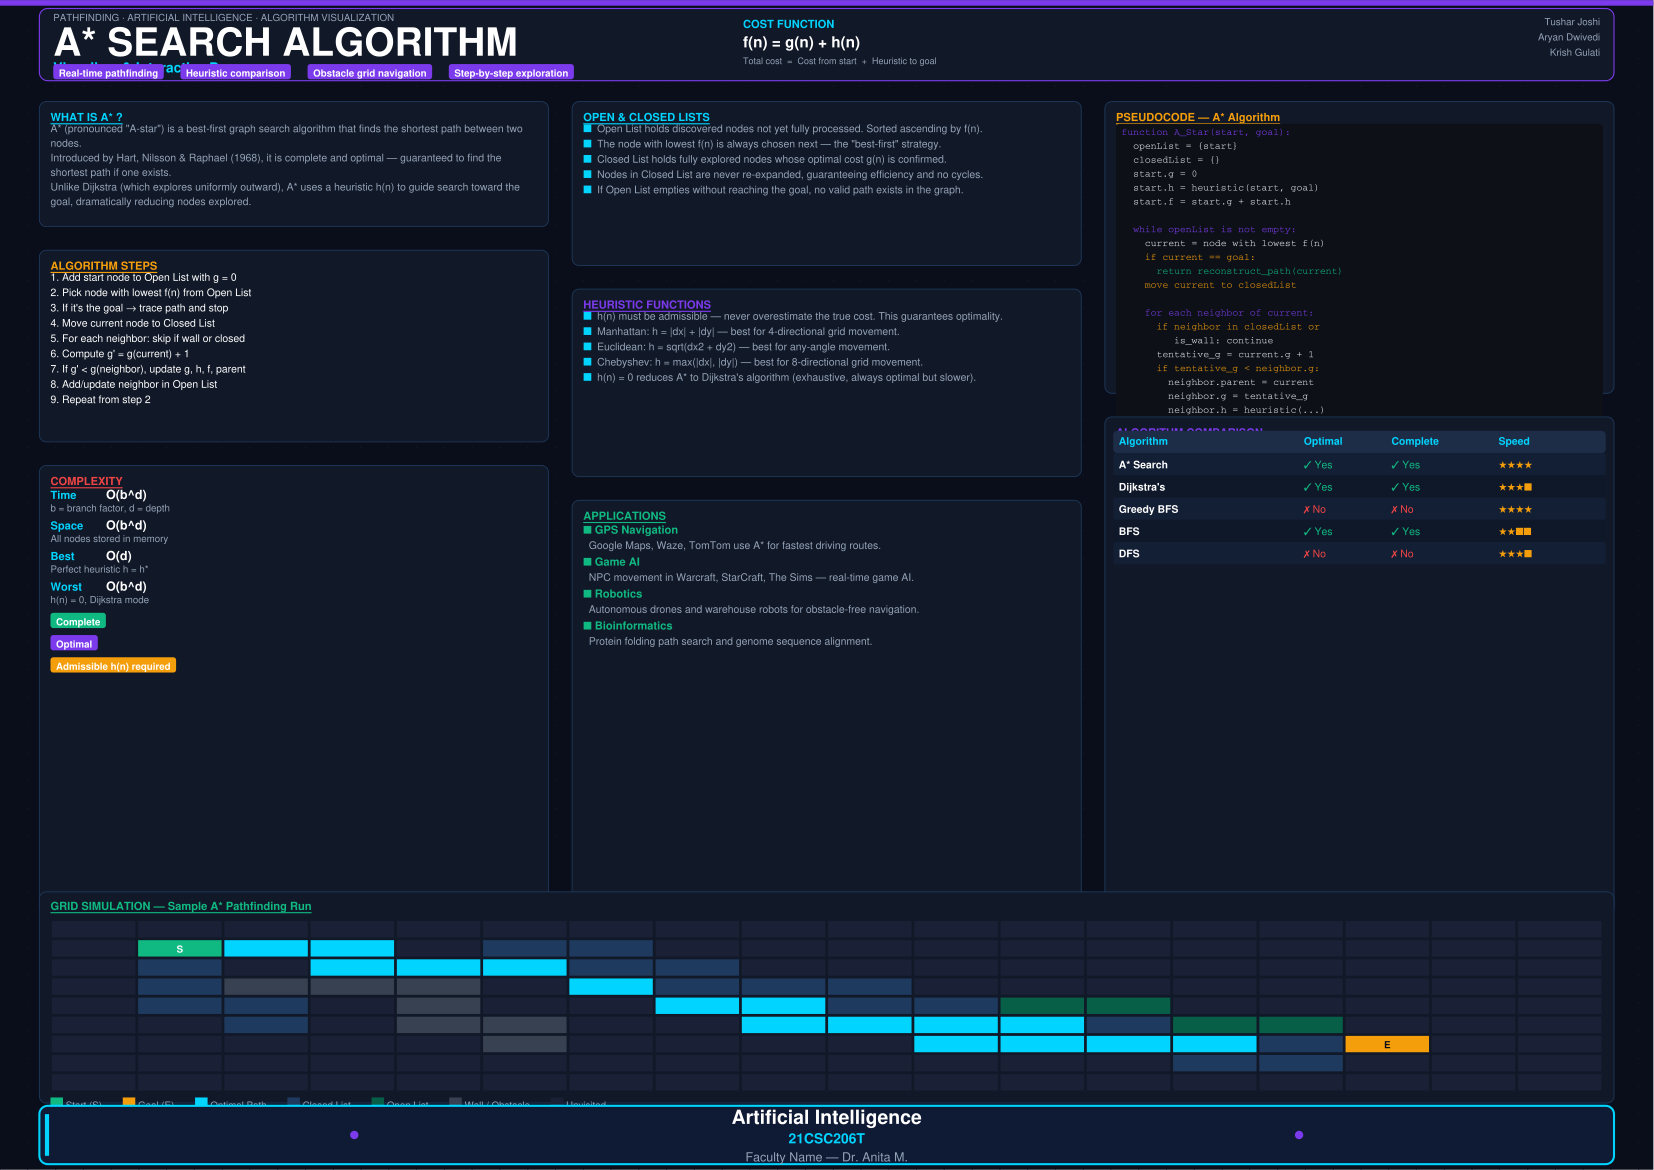

The script that saved this image:
from reportlab.lib.pagesizes import A3, landscape
from reportlab.lib import colors
from reportlab.lib.units import mm
from reportlab.pdfgen import canvas
from reportlab.lib.styles import getSampleStyleSheet, ParagraphStyle
from reportlab.platypus import Paragraph
from reportlab.lib.enums import TA_LEFT, TA_CENTER, TA_JUSTIFY
import math

# A3 landscape
PAGE_W, PAGE_H = landscape(A3)

# Color palette
BG_DARK    = colors.HexColor('#0a0e1a')
BG_MID     = colors.HexColor('#0f1629')
ACCENT1    = colors.HexColor('#00d4ff')   # cyan
ACCENT2    = colors.HexColor('#7c3aed')   # purple
ACCENT3    = colors.HexColor('#10b981')   # green
GOLD       = colors.HexColor('#f59e0b')   # amber
RED        = colors.HexColor('#ef4444')
WHITE      = colors.white
GRAY_LIGHT = colors.HexColor('#94a3b8')
GRAY_DIM   = colors.HexColor('#334155')
PANEL_BG   = colors.HexColor('#111827')
PANEL_BDR  = colors.HexColor('#1e3a5f')

def rounded_rect(c, x, y, w, h, r, fill_color=None, stroke_color=None, lw=1):
    c.saveState()
    if fill_color:
        c.setFillColor(fill_color)
    if stroke_color:
        c.setStrokeColor(stroke_color)
        c.setLineWidth(lw)
    p = c.beginPath()
    p.moveTo(x+r, y)
    p.lineTo(x+w-r, y)
    p.arcTo(x+w-2*r, y, x+w, y+2*r, -90, 90)
    p.lineTo(x+w, y+h-r)
    p.arcTo(x+w-2*r, y+h-2*r, x+w, y+h, 0, 90)
    p.lineTo(x+r, y+h)
    p.arcTo(x, y+h-2*r, x+2*r, y+h, 90, 90)
    p.lineTo(x, y+r)
    p.arcTo(x, y, x+2*r, y+2*r, 180, 90)
    p.close()
    if fill_color and stroke_color:
        c.drawPath(p, fill=1, stroke=1)
    elif fill_color:
        c.drawPath(p, fill=1, stroke=0)
    elif stroke_color:
        c.drawPath(p, fill=0, stroke=1)
    c.restoreState()

def label_tag(c, x, y, text, bg, fg=WHITE, fs=7):
    c.saveState()
    tw = c.stringWidth(text, 'Helvetica-Bold', fs)
    pad = 4
    rounded_rect(c, x, y-1, tw+pad*2, fs+4, 2, fill_color=bg)
    c.setFillColor(fg)
    c.setFont('Helvetica-Bold', fs)
    c.drawString(x+pad, y+1, text)
    c.restoreState()

def draw_grid_demo(c, gx, gy, gw, gh):
    """Draw a mini A* grid simulation."""
    cols, rows = 18, 9
    cw = gw / cols
    ch = gh / rows

    # Define grid: 0=empty, 1=wall, 2=closed, 3=open, 4=path, 5=start, 6=goal
    grid = [
        [0,0,0,0,0,0,0,0,0,0,0,0,0,0,0,0,0,0],
        [0,5,4,4,0,2,2,0,0,0,0,0,0,0,0,0,0,0],
        [0,2,0,4,4,4,2,2,0,0,0,0,0,0,0,0,0,0],
        [0,2,1,1,1,0,4,2,2,2,0,0,0,0,0,0,0,0],
        [0,2,2,0,1,0,0,4,4,2,2,3,3,0,0,0,0,0],
        [0,0,2,0,1,1,0,0,4,4,4,4,2,3,3,0,0,0],
        [0,0,0,0,0,1,0,0,0,0,4,4,4,4,2,6,0,0],
        [0,0,0,0,0,0,0,0,0,0,0,0,0,2,2,0,0,0],
        [0,0,0,0,0,0,0,0,0,0,0,0,0,0,0,0,0,0],
    ]

    color_map = {
        0: colors.HexColor('#1a2035'),  # unvisited
        1: colors.HexColor('#374151'),  # wall
        2: colors.HexColor('#1e3a5f'),  # closed
        3: colors.HexColor('#065f46'),  # open
        4: colors.HexColor('#00d4ff'),  # path
        5: colors.HexColor('#10b981'),  # start
        6: colors.HexColor('#f59e0b'),  # goal
    }

    for r in range(rows):
        for col in range(cols):
            val = grid[r][col]
            cx = gx + col * cw
            cy = gy + gh - (r+1)*ch
            pad = 1
            c.setFillColor(color_map[val])
            c.setStrokeColor(colors.HexColor('#0a0e1a'))
            c.setLineWidth(0.5)
            c.rect(cx+pad, cy+pad, cw-pad*2, ch-pad*2, fill=1, stroke=0)
            # Labels
            if val == 5:
                c.setFillColor(WHITE)
                c.setFont('Helvetica-Bold', 7)
                c.drawCentredString(cx+cw/2, cy+ch/2-3, 'S')
            elif val == 6:
                c.setFillColor(BG_DARK)
                c.setFont('Helvetica-Bold', 7)
                c.drawCentredString(cx+cw/2, cy+ch/2-3, 'E')

    # Legend
    legend = [
        (colors.HexColor('#10b981'), 'Start (S)'),
        (colors.HexColor('#f59e0b'), 'Goal (E)'),
        (colors.HexColor('#00d4ff'), 'Optimal Path'),
        (colors.HexColor('#1e3a5f'), 'Closed List'),
        (colors.HexColor('#065f46'), 'Open List'),
        (colors.HexColor('#374151'), 'Wall / Obstacle'),
        (colors.HexColor('#1a2035'), 'Unvisited'),
    ]
    lx = gx
    ly = gy - 14
    for col, lbl in legend:
        c.setFillColor(col)
        c.rect(lx, ly+1, 9, 9, fill=1, stroke=0)
        c.setFillColor(GRAY_LIGHT)
        c.setFont('Helvetica', 7)
        c.drawString(lx+11, ly+2, lbl)
        lx += c.stringWidth(lbl, 'Helvetica', 7) + 26


def make_poster(filename):
    c = canvas.Canvas(filename, pagesize=landscape(A3))
    W, H = PAGE_W, PAGE_H

    # === BACKGROUND ===
    c.setFillColor(BG_DARK)
    c.rect(0, 0, W, H, fill=1, stroke=0)

    # Subtle grid dots
    c.setFillColor(colors.HexColor('#111827'))
    for xi in range(0, int(W), 20):
        for yi in range(0, int(H), 20):
            c.circle(xi, yi, 0.5, fill=1, stroke=0)

    # Top accent bar
    c.setFillColor(ACCENT2)
    c.rect(0, H-4, W, 4, fill=1, stroke=0)

    M = 10*mm  # margin
    content_y_top = H - 4  # just below accent bar

    # === HEADER BAND ===
    hh = 52  # header height
    rounded_rect(c, M, H-4-hh-2, W-2*M, hh, 6, fill_color=PANEL_BG, stroke_color=ACCENT2, lw=0.8)

    # Tagline left
    c.setFillColor(GRAY_LIGHT)
    c.setFont('Helvetica', 7)
    tag = 'PATHFINDING · ARTIFICIAL INTELLIGENCE · ALGORITHM VISUALIZATION'
    c.drawString(M+10, H-4-11, tag)

    # Main title
    c.setFillColor(WHITE)
    c.setFont('Helvetica-Bold', 28)
    c.drawString(M+10, H-4-36, 'A* SEARCH ALGORITHM')

    # Subtitle below title
    c.setFillColor(ACCENT1)
    c.setFont('Helvetica-Bold', 10)
    c.drawString(M+10, H-4-48, 'Visualizer & Interactive Demo')

    # Cost function formula - center area of header
    fx = W//2 - 60
    fy = H - 4 - 46
    c.setFillColor(ACCENT1)
    c.setFont('Helvetica-Bold', 8)
    c.drawString(fx, fy+30, 'COST FUNCTION')
    c.setFillColor(WHITE)
    c.setFont('Helvetica-Bold', 11)
    c.drawString(fx, fy+16, 'f(n) = g(n) + h(n)')
    c.setFont('Helvetica', 6.5)
    c.setFillColor(GRAY_LIGHT)
    c.drawString(fx, fy+4, 'Total cost  =  Cost from start  +  Heuristic to goal')

    # Tags row
    tags = ['Real-time pathfinding','Heuristic comparison','Obstacle grid navigation','Step-by-step exploration']
    tx = M + 10
    for t in tags:
        label_tag(c, tx, H-4-52, t, ACCENT2, WHITE, 7)
        tx += c.stringWidth(t, 'Helvetica-Bold', 7) + 20

    # === LAYOUT: 3 columns ===
    col_gap = 6*mm
    usable_w = W - 2*M
    # Reserve bottom for info box (36px) + grid (120px)
    grid_h = 115
    grid_y = 52  # above info box
    info_box_h = 42
    body_top = H - 4 - hh - col_gap
    body_bot = grid_y + grid_h + col_gap
    body_h = body_top - body_bot

    col_w = (usable_w - 2*col_gap) / 3
    col1_x = M
    col2_x = col1_x + col_w + col_gap
    col3_x = col2_x + col_w + col_gap

    panel_pad = 8
    panel_inner_w = col_w - 2*panel_pad

    def panel(px, py, pw, ph, title, title_color=ACCENT1):
        rounded_rect(c, px, py, pw, ph, 5, fill_color=PANEL_BG, stroke_color=PANEL_BDR, lw=0.6)
        c.setFillColor(title_color)
        c.setFont('Helvetica-Bold', 8)
        c.drawString(px+panel_pad, py+ph-14, title)
        # underline
        tw = c.stringWidth(title, 'Helvetica-Bold', 8)
        c.setStrokeColor(title_color)
        c.setLineWidth(0.8)
        c.line(px+panel_pad, py+ph-16, px+panel_pad+tw, py+ph-16)
        return py+ph-20  # content start y

    def para_lines(c, lines, x, y, w, fs=7.5, lh=11, color=GRAY_LIGHT, bold_first=False):
        for i, line in enumerate(lines):
            if y < 20: break
            c.setFillColor(color)
            font = 'Helvetica-Bold' if (bold_first and i==0) else 'Helvetica'
            c.setFont(font, fs)
            # simple word wrap
            words = line.split()
            cur = ''
            for word in words:
                test = cur + (' ' if cur else '') + word
                if c.stringWidth(test, font, fs) <= w:
                    cur = test
                else:
                    c.drawString(x, y, cur)
                    y -= lh
                    cur = word
            if cur:
                c.drawString(x, y, cur)
                y -= lh
        return y

    def bullet_lines(c, items, x, y, w, fs=7.5, lh=11):
        for item in items:
            if y < 20: break
            c.setFillColor(ACCENT1)
            c.setFont('Helvetica-Bold', 8)
            c.drawString(x, y, '■')
            c.setFillColor(GRAY_LIGHT)
            c.setFont('Helvetica', fs)
            bx = x+10
            bw = w-10
            words = item.split()
            cur = ''
            first = True
            for word in words:
                test = cur+(' ' if cur else '')+word
                if c.stringWidth(test, 'Helvetica', fs) <= bw:
                    cur = test
                else:
                    c.drawString(bx, y, cur)
                    y -= lh
                    cur = word
                    first = False
            if cur:
                c.drawString(bx, y, cur)
                y -= lh
        return y

    # ============================================================
    # COLUMN 1
    # ============================================================
    cy = body_top

    # WHAT IS A*?
    ph1 = 90
    py = cy - ph1
    ty = panel(col1_x, py, col_w, ph1, 'WHAT IS A* ?', ACCENT1)
    lines1 = [
        'A* (pronounced "A-star") is a best-first graph search algorithm that finds the shortest path between two nodes.',
        'Introduced by Hart, Nilsson & Raphael (1968), it is complete and optimal — guaranteed to find the shortest path if one exists.',
        'Unlike Dijkstra (which explores uniformly outward), A* uses a heuristic h(n) to guide search toward the goal, dramatically reducing nodes explored.',
    ]
    para_lines(c, lines1, col1_x+panel_pad, ty-2, panel_inner_w, 7.5, 10.5)
    cy = py - col_gap

    # ALGORITHM STEPS
    ph2 = 138
    py = cy - ph2
    ty = panel(col1_x, py, col_w, ph2, 'ALGORITHM STEPS', GOLD)
    steps = [
        '1. Add start node to Open List with g = 0',
        '2. Pick node with lowest f(n) from Open List',
        '3. If it\'s the goal → trace path and stop',
        '4. Move current node to Closed List',
        '5. For each neighbor: skip if wall or closed',
        '6. Compute g\' = g(current) + 1',
        '7. If g\' < g(neighbor), update g, h, f, parent',
        '8. Add/update neighbor in Open List',
        '9. Repeat from step 2',
    ]
    ty2 = ty - 2
    for step in steps:
        c.setFillColor(WHITE)
        c.setFont('Helvetica', 7.5)
        c.drawString(col1_x+panel_pad, ty2, step)
        ty2 -= 11
    cy = py - col_gap

    # COMPLEXITY
    ph3 = body_bot + col_gap - py + ph2 + col_gap
    ph3 = py - col_gap - body_bot
    py2 = body_bot
    ph3 = cy - body_bot
    py = body_bot
    ty = panel(col1_x, py, col_w, ph3, 'COMPLEXITY', RED)
    comp = [
        ('Time', 'O(b^d)', 'b = branch factor, d = depth'),
        ('Space', 'O(b^d)', 'All nodes stored in memory'),
        ('Best', 'O(d)', 'Perfect heuristic h = h*'),
        ('Worst', 'O(b^d)', 'h(n) = 0, Dijkstra mode'),
    ]
    cy2 = ty - 4
    for label, val, note in comp:
        c.setFillColor(ACCENT1)
        c.setFont('Helvetica-Bold', 8)
        c.drawString(col1_x+panel_pad, cy2, label)
        c.setFillColor(WHITE)
        c.setFont('Helvetica-Bold', 9)
        c.drawString(col1_x+panel_pad+40, cy2, val)
        c.setFillColor(GRAY_LIGHT)
        c.setFont('Helvetica', 7)
        c.drawString(col1_x+panel_pad, cy2-9, note)
        cy2 -= 22
    # badges
    cy3 = cy2 - 4
    for badge, bc in [('Complete', ACCENT3), ('Optimal', ACCENT2), ('Admissible h(n) required', GOLD)]:
        label_tag(c, col1_x+panel_pad, cy3, badge, bc, WHITE, 7)
        cy3 -= 16

    # ============================================================
    # COLUMN 2
    # ============================================================
    cy = body_top

    # OPEN & CLOSED LISTS
    ph = 118
    py = cy - ph
    ty = panel(col2_x, py, col_w, ph, 'OPEN & CLOSED LISTS', ACCENT1)
    items = [
        'Open List holds discovered nodes not yet fully processed. Sorted ascending by f(n).',
        'The node with lowest f(n) is always chosen next — the "best-first" strategy.',
        'Closed List holds fully explored nodes whose optimal cost g(n) is confirmed.',
        'Nodes in Closed List are never re-expanded, guaranteeing efficiency and no cycles.',
        'If Open List empties without reaching the goal, no valid path exists in the graph.',
    ]
    bullet_lines(c, items, col2_x+panel_pad, ty-2, panel_inner_w)
    cy = py - col_gap

    # HEURISTIC FUNCTIONS
    ph = 135
    py = cy - ph
    ty = panel(col2_x, py, col_w, ph, 'HEURISTIC FUNCTIONS', ACCENT2)
    items2 = [
        'h(n) must be admissible — never overestimate the true cost. This guarantees optimality.',
        'Manhattan: h = |dx| + |dy| — best for 4-directional grid movement.',
        'Euclidean: h = sqrt(dx2 + dy2) — best for any-angle movement.',
        'Chebyshev: h = max(|dx|, |dy|) — best for 8-directional grid movement.',
        'h(n) = 0 reduces A* to Dijkstra\'s algorithm (exhaustive, always optimal but slower).',
    ]
    bullet_lines(c, items2, col2_x+panel_pad, ty-2, panel_inner_w)
    cy = py - col_gap

    # APPLICATIONS
    ph = cy - body_bot
    py = body_bot
    ty = panel(col2_x, py, col_w, ph, 'APPLICATIONS', ACCENT3)
    apps = [
        ('GPS Navigation', 'Google Maps, Waze, TomTom use A* for fastest driving routes.'),
        ('Game AI', 'NPC movement in Warcraft, StarCraft, The Sims — real-time game AI.'),
        ('Robotics', 'Autonomous drones and warehouse robots for obstacle-free navigation.'),
        ('Bioinformatics', 'Protein folding path search and genome sequence alignment.'),
    ]
    ay = ty - 4
    for app_title, app_desc in apps:
        if ay < body_bot+10: break
        c.setFillColor(ACCENT3)
        c.setFont('Helvetica-Bold', 8)
        c.drawString(col2_x+panel_pad, ay, '▸ ' + app_title)
        ay -= 11
        c.setFillColor(GRAY_LIGHT)
        c.setFont('Helvetica', 7.5)
        words = app_desc.split()
        cur = ''
        for word in words:
            test = cur+(' ' if cur else '')+word
            if c.stringWidth(test, 'Helvetica', 7.5) <= panel_inner_w-4:
                cur = test
            else:
                c.drawString(col2_x+panel_pad+4, ay, cur)
                ay -= 10
                cur = word
        if cur:
            c.drawString(col2_x+panel_pad+4, ay, cur)
            ay -= 12

    # ============================================================
    # COLUMN 3
    # ============================================================
    cy = body_top

    # PSEUDOCODE
    ph = 210
    py = cy - ph
    ty = panel(col3_x, py, col_w, ph, 'PSEUDOCODE — A* Algorithm', GOLD)

    code_lines = [
        'function A_Star(start, goal):',
        '  openList = {start}',
        '  closedList = {}',
        '  start.g = 0',
        '  start.h = heuristic(start, goal)',
        '  start.f = start.g + start.h',
        '',
        '  while openList is not empty:',
        '    current = node with lowest f(n)',
        '    if current == goal:',
        '      return reconstruct_path(current)',
        '    move current to closedList',
        '',
        '    for each neighbor of current:',
        '      if neighbor in closedList or',
        '         is_wall: continue',
        '      tentative_g = current.g + 1',
        '      if tentative_g < neighbor.g:',
        '        neighbor.parent = current',
        '        neighbor.g = tentative_g',
        '        neighbor.h = heuristic(...)',
        '        neighbor.f = g + h',
        '        if neighbor not in openList:',
        '          openList.add(neighbor)',
        '',
        '  return None  # no path found',
    ]

    # Code background
    rounded_rect(c, col3_x+panel_pad, ty-len(code_lines)*10-2, panel_inner_w, len(code_lines)*10+6, 3,
                 fill_color=colors.HexColor('#0d1117'))
    cy3 = ty - 4
    for line in code_lines:
        c.setFont('Courier', 7)
        if line.startswith('function') or line.startswith('  while') or line.startswith('    for'):
            c.setFillColor(ACCENT2)
        elif line.strip().startswith('#') or line.strip().startswith('return'):
            c.setFillColor(ACCENT3)
        elif line.strip().startswith('if') or 'move' in line:
            c.setFillColor(GOLD)
        else:
            c.setFillColor(colors.HexColor('#e2e8f0'))
        c.drawString(col3_x+panel_pad+4, cy3, line)
        cy3 -= 10
    cy = py - col_gap

    # ALGORITHM COMPARISON
    ph = cy - body_bot
    py = body_bot
    ty = panel(col3_x, py, col_w, ph, 'ALGORITHM COMPARISON', ACCENT2)

    # Table header
    headers = ['Algorithm', 'Optimal', 'Complete', 'Speed']
    col_widths = [panel_inner_w*0.38, panel_inner_w*0.18, panel_inner_w*0.22, panel_inner_w*0.22]
    row_h = 16
    tx_start = col3_x + panel_pad
    header_y = ty - 4

    # Header background
    rounded_rect(c, tx_start-2, header_y-2, panel_inner_w+4, row_h, 3,
                 fill_color=colors.HexColor('#1e2d47'))
    hx = tx_start
    for i, (hdr, cw) in enumerate(zip(headers, col_widths)):
        c.setFillColor(ACCENT1)
        c.setFont('Helvetica-Bold', 7.5)
        c.drawString(hx+2, header_y+4, hdr)
        hx += cw

    rows = [
        ('A* Search', '✓ Yes', '✓ Yes', '★★★★'),
        ("Dijkstra's", '✓ Yes', '✓ Yes', '★★★☆'),
        ('Greedy BFS', '✗ No', '✗ No', '★★★★'),
        ('BFS', '✓ Yes', '✓ Yes', '★★☆☆'),
        ('DFS', '✗ No', '✗ No', '★★★☆'),
    ]
    row_y = header_y - row_h
    for ri, row in enumerate(rows):
        if row_y < body_bot + 5: break
        bg = colors.HexColor('#131f35') if ri % 2 == 0 else colors.HexColor('#0f1829')
        rounded_rect(c, tx_start-2, row_y-2, panel_inner_w+4, row_h, 2, fill_color=bg)
        rx = tx_start
        for ci, (val, cw) in enumerate(zip(row, col_widths)):
            if ci == 0:
                c.setFillColor(WHITE)
                c.setFont('Helvetica-Bold', 7.5)
            elif '✓' in val:
                c.setFillColor(ACCENT3)
                c.setFont('Helvetica', 7.5)
            elif '✗' in val:
                c.setFillColor(RED)
                c.setFont('Helvetica', 7.5)
            elif '★' in val:
                c.setFillColor(GOLD)
                c.setFont('Helvetica', 7.5)
            else:
                c.setFillColor(GRAY_LIGHT)
                c.setFont('Helvetica', 7.5)
            c.drawString(rx+2, row_y+3, val)
            rx += cw
        row_y -= row_h

    # ============================================================
    # GRID SIMULATION — full width below columns
    # ============================================================
    grid_panel_h = grid_h + col_gap + 20
    grid_panel_y = info_box_h + 6  # just above info box
    grid_pw = W - 2*M

    rounded_rect(c, M, grid_panel_y, grid_pw, grid_panel_h, 5,
                 fill_color=PANEL_BG, stroke_color=PANEL_BDR, lw=0.6)
    c.setFillColor(ACCENT3)
    c.setFont('Helvetica-Bold', 8)
    c.drawString(M+panel_pad, grid_panel_y+grid_panel_h-13, 'GRID SIMULATION — Sample A* Pathfinding Run')
    tw2 = c.stringWidth('GRID SIMULATION — Sample A* Pathfinding Run', 'Helvetica-Bold', 8)
    c.setStrokeColor(ACCENT3)
    c.setLineWidth(0.8)
    c.line(M+panel_pad, grid_panel_y+grid_panel_h-15, M+panel_pad+tw2, grid_panel_y+grid_panel_h-15)

    draw_grid_demo(c,
                   M+panel_pad,
                   grid_panel_y+8,
                   grid_pw - 2*panel_pad,
                   grid_panel_h - 28)

    # ============================================================
    # COURSE INFO BOX — bottom
    # ============================================================
    box_h = info_box_h
    box_y = 4
    box_w = W - 2*M

    # Gradient-style box with accent border
    rounded_rect(c, M, box_y, box_w, box_h, 6,
                 fill_color=colors.HexColor('#0f1a35'),
                 stroke_color=ACCENT1, lw=1.5)

    # Left accent line
    c.setFillColor(ACCENT1)
    c.rect(M+4, box_y+6, 3, box_h-12, fill=1, stroke=0)

    # Course info text - centered
    cx_box = M + box_w/2
    cy_box = box_y + box_h/2

    c.setFillColor(WHITE)
    c.setFont('Helvetica-Bold', 14)
    c.drawCentredString(cx_box, cy_box+8, 'Artificial Intelligence')

    c.setFillColor(ACCENT1)
    c.setFont('Helvetica-Bold', 10)
    c.drawCentredString(cx_box, cy_box-6, '21CSC206T')

    c.setFillColor(GRAY_LIGHT)
    c.setFont('Helvetica', 9)
    c.drawCentredString(cx_box, cy_box-19, 'Faculty Name — Dr. Anita M.')

    # Decorative dots
    for dx in [-box_w*0.3, box_w*0.3]:
        c.setFillColor(ACCENT2)
        c.circle(cx_box+dx, cy_box, 3, fill=1, stroke=0)

    # ============================================================
    # CREATORS strip — far right of header, just names
    # ============================================================
    creators = ['Tushar Joshi', 'Aryan Dwivedi', 'Krish Gulati']
    # Stack names vertically at top-right corner
    crx = W - M - 10
    cry_start = H - 4 - 14
    c.setFillColor(GRAY_LIGHT)
    c.setFont('Helvetica', 7)
    for i, name in enumerate(creators):
        tw = c.stringWidth(name, 'Helvetica', 7)
        c.drawString(crx - tw, cry_start - i*11, name)

    c.save()

make_poster('/mnt/user-data/outputs/astar_poster_A3.pdf')
print("Done!")
